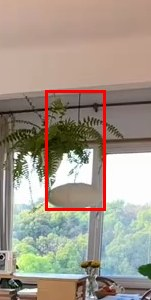
#> input picture datasets/available-assets-v1/assets/ast_002889f330aa/context.jpg, 151 x 300 px
$ python -i glb_material.py   (imports and definitions only)
#> lines starting #> are read from the running program, lines starting #| are printed output that depends on the picture
### backend/app/config.py
"""全局配置：读 .env / 环境变量，缺 key 时自动退化到 mock。"""
import os


def _load_dotenv() -> None:
    # Local worktrees may share one secret file without copying it into every
    # checkout. Only the path is supplied here; secret values stay owned and
    # loaded by the backend process.
    configured_path = os.environ.get("DREAMHOME_ENV_FILE", "").strip()
    env_path = os.path.abspath(configured_path) if configured_path else os.path.abspath(
        os.path.join(os.path.dirname(__file__), "..", ".env")
    )
    if not os.path.exists(env_path):
        return
    with open(env_path, "r", encoding="utf-8") as f:
        for line in f:
            line = line.strip()
            if not line or line.startswith("#") or "=" not in line:
                continue
            key, value = line.split("=", 1)
            os.environ.setdefault(key.strip(), value.strip().strip('"').strip("'"))


_load_dotenv()


def _env(key: str, default: str = "") -> str:
    return os.environ.get(key, default).strip()


class Settings:
    # 3D 生成 provider：fal | tripo | meshy | mock（缺 key 时强制 mock）
    GEN3D_PROVIDER: str = _env("GEN3D_PROVIDER", "mock").lower()

    FAL_KEY: str = _env("FAL_KEY")
    FAL_TRELLIS_ENDPOINT: str = _env("FAL_TRELLIS_ENDPOINT", "fal-ai/trellis")
    FAL_TRELLIS_MULTI_ENDPOINT: str = _env(
        "FAL_TRELLIS_MULTI_ENDPOINT", "fal-ai/trellis/multi"
    )
    TRELLIS_SS_STEPS: int = int(_env("TRELLIS_SS_STEPS", "25"))
    TRELLIS_SLAT_STEPS: int = int(_env("TRELLIS_SLAT_STEPS", "25"))
    TRELLIS_MESH_SIMPLIFY: float = float(_env("TRELLIS_MESH_SIMPLIFY", "0.9"))
    TRELLIS_TEXTURE_SIZE: int = int(_env("TRELLIS_TEXTURE_SIZE", "2048"))
    TRELLIS_MULTIIMAGE_ALGO: str = _env(
        "TRELLIS_MULTIIMAGE_ALGO",
        "stochastic",
    )
    # TRELLIS often bakes scene shadows into the base-color texture.  Keep the
    # correction explicit and versionable so generated assets are not silently
    # delivered with the raw, overly-dark material.
    # Keep the lift deliberately subtle so product colors stay close to the
    # source image; 0.7 proved too bright on saturated fabrics.
    TRELLIS_ALBEDO_GAMMA: float = float(_env("TRELLIS_ALBEDO_GAMMA", "0.95"))

    TRIPO_API_KEY: str = _env("TRIPO_API_KEY")
    TRIPO_BASE_URL: str = _env("TRIPO_BASE_URL", "https://api.tripo3d.ai/v2/openapi")

    MESHY_API_KEY: str = _env("MESHY_API_KEY")
    MESHY_BASE_URL: str = _env("MESHY_BASE_URL", "https://api.meshy.ai/openapi/v1")

    # 语音编辑意图解析用的 LLM（缺 key 退化到关键词规则）
    ANTHROPIC_API_KEY: str = _env("ANTHROPIC_API_KEY")
    ANTHROPIC_MODEL: str = _env("ANTHROPIC_MODEL", "claude-opus-4-8")

    # 搭配推荐只用 LLM 解析自然语言意图；商品始终从 canonical 目录召回。
    DEEPSEEK_API_KEY: str = _env("DEEPSEEK_API_KEY")
    DEEPSEEK_BASE_URL: str = _env("DEEPSEEK_BASE_URL", "https://api.deepseek.com").rstrip("/")
    DEEPSEEK_MODEL: str = _env("DEEPSEEK_MODEL", "deepseek-chat")
    RECOMMENDER_LLM_ENABLED: bool = _env("RECOMMENDER_LLM_ENABLED", "false").lower() in {
        "1", "true", "yes", "on"
    }

    # ---- 资产库(asset-library-plan.md) ----
    # SQLite 库文件；默认放 storage 同级
    DB_PATH: str = _env("DB_PATH", os.path.join(os.path.dirname(__file__), "..", "storage", "dreamhome.db"))
    # 实时单帧检测 provider: mock | remote | dashscope
    DETECT_PROVIDER: str = _env("DETECT_PROVIDER", "mock").lower()
    # AutoDL/RunPod 上 gpu/server.py 的地址，如 http://x.x.x.x:9000
    REMOTE_GPU_URL: str = _env("REMOTE_GPU_URL", "")
    # TRELLIS may run behind the general GPU API or as a dedicated local
    # worker. Keeping its URL separate avoids sending large completed images
    # through the detection proxy on the all-in-one ECS deployment.
    GEN3D_REMOTE_URL: str = _env("GEN3D_REMOTE_URL", "") or REMOTE_GPU_URL
    # The dedicated worker exposes submit/status, while the lightweight GPU
    # gateway owns the shared `/files` mount. They may be the same service on
    # simpler deployments.
    GEN3D_FILES_URL: str = _env("GEN3D_FILES_URL", "") or REMOTE_GPU_URL or GEN3D_REMOTE_URL
    # 打标签 provider: mock | anthropic | dashscope
    LABELS_PROVIDER: str = _env("LABELS_PROVIDER", "mock").lower()
    DASHSCOPE_API_KEY: str = _env("DASHSCOPE_API_KEY")
    # Region-specific DashScope root. Singapore uses
    # https://dashscope-intl.aliyuncs.com; API keys cannot cross regions.
    DASHSCOPE_BASE_URL: str = _env(
        "DASHSCOPE_BASE_URL", "https://dashscope.aliyuncs.com"
    ).rstrip("/")
    DASHSCOPE_VL_MODEL: str = _env("DASHSCOPE_VL_MODEL", "qwen-vl-max")
    # 抠图补全(队友模块,契约见 docs/enhance-integration.md): off | module | cmd
    ENHANCE_PROVIDER: str = _env("ENHANCE_PROVIDER", "off").lower()
    ENHANCE_CMD: str = _env("ENHANCE_CMD", "")

    # 上传文件落地目录（demo 用本地磁盘；生产换对象存储）
    STORAGE_DIR: str = _env("STORAGE_DIR", os.path.join(os.path.dirname(__file__), "..", "storage"))
    # Public deployments must protect media-intake routes.  The token is read
    # only by the backend and is never returned by readiness endpoints.
    IMAGE_POST_IMPORT_TOKEN: str = _env("IMAGE_POST_IMPORT_TOKEN")
    REQUIRE_IMAGE_POST_IMPORT_TOKEN: bool = _env(
        "REQUIRE_IMAGE_POST_IMPORT_TOKEN", "0"
    ).lower() in {"1", "true", "yes", "on"}
    # A single A10 should execute one heavy completion/TRELLIS workflow at a
    # time. Additional requests remain durable queued jobs instead of spawning
    # unbounded background work and exhausting GPU/CPU memory.
    JOB_MAX_CONCURRENCY: int = max(1, int(_env("JOB_MAX_CONCURRENCY", "1")))
    JOB_QUEUE_MAX: int = max(1, int(_env("JOB_QUEUE_MAX", "100")))
    # 对外可访问的基址，用于拼 model_url（部署到 Vercel/服务器时改成公网域名）
    PUBLIC_BASE_URL: str = _env("PUBLIC_BASE_URL", "http://localhost:8000")

    # [70 lines left out: functions effective_detect_provider, effective_labels_provider, effective_provider, consumer_capabilities, not called in this run]


settings = Settings()

### backend/app/services/glb_material.py
"""Validate TRELLIS GLBs and normalize their embedded base-color materials.

Raw provider output is never considered consumer-ready.  The postprocessor
validates renderable geometry, lifts baked-in shadows with a fixed gamma curve,
normalizes metallic/base-color factors, and stores a backend-owned GLB.  An
asset marker makes the operation idempotent and prevents double correction.
"""
from __future__ import annotations

import hashlib
import io
import json
import struct
from pathlib import Path
from urllib.parse import urlparse

import httpx
from PIL import Image

from ..config import settings

_MARKER = "dreamhome_material_postprocess"


def _decode_glb(data: bytes) -> tuple[dict, bytes]:
    if len(data) < 20 or data[:4] != b"glTF":
        raise ValueError("not a GLB file")
    _, version, declared_length = struct.unpack_from("<4sII", data, 0)
    if version != 2 or declared_length != len(data):
        raise ValueError("invalid GLB v2 header")

    document = None
    binary = None
    offset = 12
    while offset + 8 <= len(data):
        length, kind = struct.unpack_from("<I4s", data, offset)
        offset += 8
        payload = data[offset:offset + length]
        offset += length
        if kind == b"JSON":
            document = json.loads(payload.rstrip(b" \t\r\n\0"))
        elif kind == b"BIN\0":
            binary = payload
    if document is None or binary is None:
        raise ValueError("GLB must contain JSON and BIN chunks")
    return document, binary


# [68 lines left out: functions _encode_glb, _base_color_images, _validate_meshes, _gamma_image, not called in this run]


def postprocess_glb_bytes(data: bytes, *, gamma: float = 0.95) -> tuple[bytes, dict]:
    """Apply the DreamHome material policy to a GLB exactly once."""
    if gamma <= 0 or gamma > 1:
        raise ValueError("TRELLIS albedo gamma must be in (0, 1]")

    document, binary = _decode_glb(data)
    geometry = _validate_meshes(document)
    extras = document.setdefault("asset", {}).setdefault("extras", {})
    previous = extras.get(_MARKER)
    if isinstance(previous, dict):
        previous_gamma = previous.get("albedo_gamma")
        if previous_gamma == gamma:
            return data, {
                "gamma": gamma,
                "textures_corrected": int(previous.get("textures_corrected") or 0),
                "already_processed": True,
                **geometry,
            }
        raise ValueError(
            f"GLB already has material postprocess gamma={previous_gamma}; refusing double correction"
        )

    views = document.get("bufferViews") or []
    corrected_count = 0
    images = sorted(
        _base_color_images(document),
        key=lambda item: int(views[item[1]].get("byteOffset") or 0),
        reverse=True,
    )
    for image_index, view_index in images:
        view = views[view_index]
        start = int(view.get("byteOffset") or 0)
        old_length = int(view["byteLength"])
        old_end = start + old_length
        image_bytes = _gamma_image(binary[start:old_end], gamma)
        padded = image_bytes + b"\0" * ((4 - len(image_bytes) % 4) % 4)
        binary = binary[:start] + padded + binary[old_end:]
        delta = len(padded) - old_length
        view["byteLength"] = len(image_bytes)
        document["images"][image_index]["mimeType"] = "image/png"
        for other_index, other in enumerate(views):
            if other_index == view_index:
                continue
            offset = int(other.get("byteOffset") or 0)
            if offset >= old_end:
                other["byteOffset"] = offset + delta
        corrected_count += 1

    if not corrected_count:
        raise ValueError("GLB has no embedded base-color texture")

    for material in document.get("materials") or []:
        pbr = material.setdefault("pbrMetallicRoughness", {})
        pbr["baseColorFactor"] = [1.0, 1.0, 1.0, 1.0]
        pbr["metallicFactor"] = 0.0

    extras[_MARKER] = {
        "version": 1,
        "albedo_gamma": gamma,
        "textures_corrected": corrected_count,
    }
    return _encode_glb(document, binary), {
        "gamma": gamma,
        "textures_corrected": corrected_count,
        "already_processed": False,
        **geometry,
    }


# [81 lines left out: functions retone_postprocessed_glb_bytes, _local_storage_file, not called in this run]


# [33 lines not run here, left out]

>>> import cv2
>>> picture = cv2.imread('../../../datasets/available-assets-v1/assets/ast_002889f330aa/context.jpg', cv2.IMREAD_GRAYSCALE)
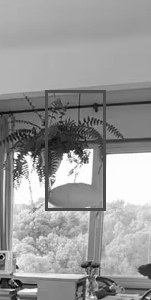
#> picture: shape (300, 151); min 3, max 255, mean 153.2
>>> result = postprocess_glb_bytes(picture)
#> (the run stopped early here; a loop or call above may not have finished)

$ run again, on datasets/available-assets-v1/assets/ast_002889f330aa/source_crop.jpg
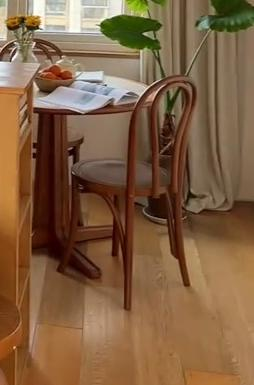
#> input picture datasets/available-assets-v1/assets/ast_002889f330aa/source_crop.jpg, 254 x 385 px
#> `picture = cv2.imread('../../../datasets/available-assets-v1/assets/ast..`:
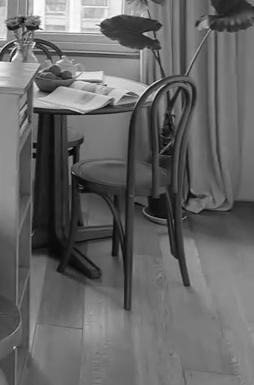
#> picture: shape (385, 254); min 0, max 255, mean 102.8
